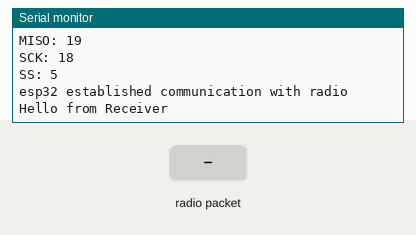
Simulated run of this sketch. Board: ESP32. Shown: the last lines printed to the serial monitor. Inputs (shaded band) come from the test bench. No radio packets arrive unless stated.

Above: at 1.2 s.
1.3 s: radio packet "1" arrives
At 2.3 s:
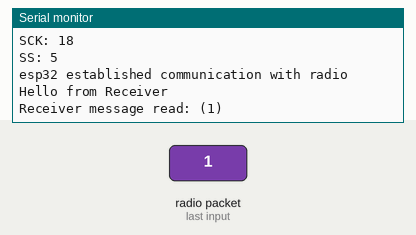
2.8 s: radio packet "0" arrives
At 3.4 s:
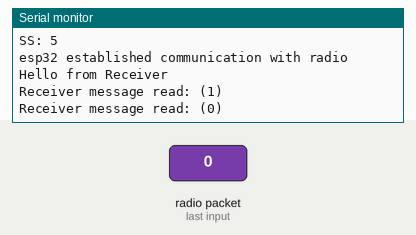
4.3 s: radio packet "2" arrives
At 5.7 s:
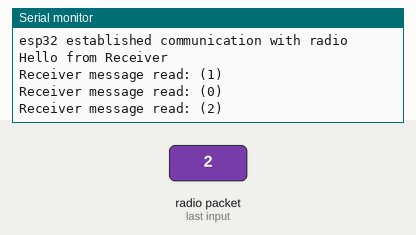

Measured:
- after the input at 1.3 s, the serial monitor: prints a new line at once (image 1)
- after the input at 2.8 s, the serial monitor: prints a new line at once (image 2)
- after the input at 4.3 s, the serial monitor: prints a new line at once (image 3)

The sketch:

Receiver.ino
```cpp
// Code 1 : Sending Text (Receiver)
// Library: TMRh20/RF24 (https://github.com/tmrh20/RF24/)

#include <SPI.h>
#include <RF24.h>
#include <nRF24L01.h>

#include "../config.h"

RF24 radio(D_CE, D_CS); // CE, CSN
const byte address[10] = "ADDRESS01";

void setup()
{
  Serial.print("MOSI: ");
  Serial.println(MOSI);
  Serial.print("MISO: ");
  Serial.println(MISO);
  Serial.print("SCK: ");
  Serial.println(SCK);
  Serial.print("SS: ");
  Serial.println(SS);
  // SPI.begin(D_SCK, D_MISO, D_MOSI, D_CS);
  Serial.begin(9600);
  if (radio.begin() == true)
    Serial.println("esp32 established communication with radio");
  else
    Serial.println("esp32 failed to communicate with radio");


  radio.openReadingPipe(0, address);
  radio.setPALevel(RF24_PA_MIN);
  radio.startListening();
  pinMode(D_IQR_INTERRUPT, INPUT_PULLDOWN);
  Serial.println("Hello from Receiver");
};

void loop() {
  if (radio.available()) {
    char txt[32] = "";
    radio.read(&txt, 32);
    Serial.printf("Receiver message read: (%s)\n", txt);
    delay(1000);
  };
};
```
